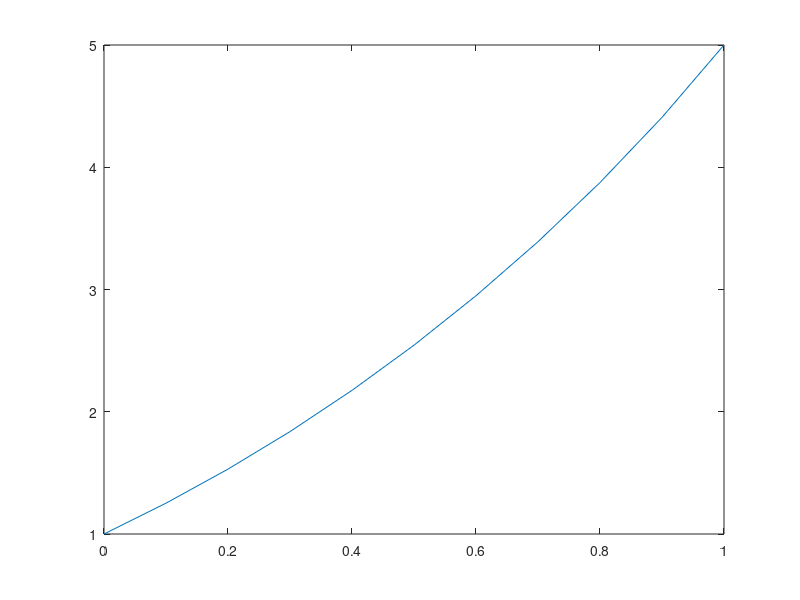

This figure's MATLAB source:
n=10;

h=1/n;   %step size
arr = 0:h:1;

y=zeros(n+1,1);

g0=1;
g1=5;

y(1)=g0;
y(n+1)=g1;
%choosing p,q,f

p = @(x) cos(x);
q = @(x) x^3 ;
f = @(x) x^2 ;

%orignal equation is -u'' + p(x)u' + q(x)u = f(x)
A = zeros(n-1,n-1);
b= zeros(n-1,1);

%forming the matrix 

%first equation

A(1,1)=2+q(0.1)*h*h ;
A(1,2)=p(0.1)*h/2 - 1;
b(1,1)=(1+0.5*p(0.1)*h)*g0 + h*h*f(0.1) ;

% last equation
b(n-1,1) = (1- 0.5*h*p(h*(n-1)))*g1 + h*h*f(h*(n-1));
A(n-1,n-1) = 2+ q(h*(n-1))*h*h  ;
A(n-1,n-2) = -1-0.5*h*p(h*(n-1)) ;

%2-(n-2) equations

for i=2:n-2
    A(i,i-1) = -1-0.5*h*p(i*h);
    A(i,i)=  2+ q(i*h)*h*h;
    A(i,i+1)=0.5*h*p(i*h)-1;
    b(i,1)=h*h*f(i*h);
end

sol = A\b;

for i=2:n
    y(i)= sol(i-1);
end

% displaying the results

y
plot(arr,y);






 